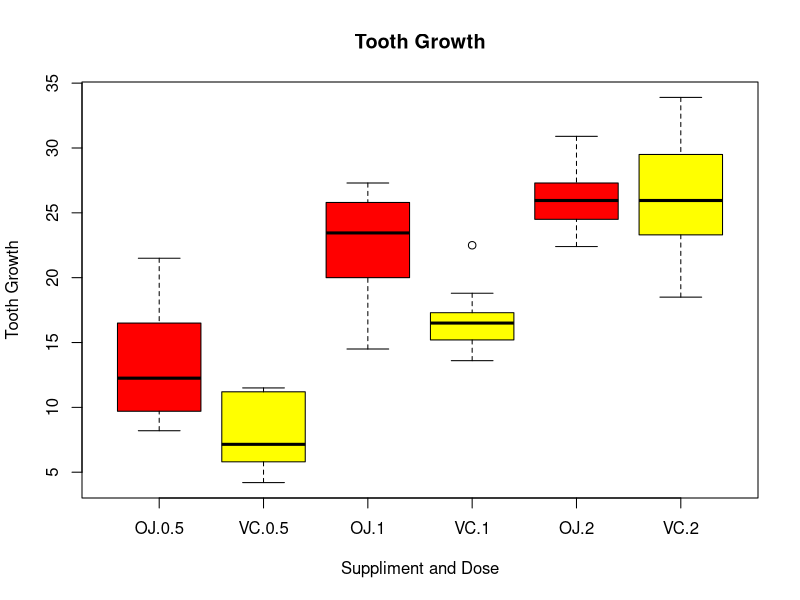

R code for this plot:
## ---- chunk 1
knitr::opts_chunk$set(echo = TRUE)
## ---- chunk 2
q=datasets::ToothGrowth
cat("Summary of the Toothgrowth data:", "\n")
summary(q)
boxplot(len~supp*dose, data=ToothGrowth, 
  col=(c("red","yellow")),
  main="Tooth Growth", xlab="Suppliment and Dose", ylab="Tooth Growth")

ToothGrowth1=subset(ToothGrowth, ToothGrowth$dose == 0.5)
ToothGrowth2=subset(ToothGrowth, ToothGrowth$dose == 1.0)
ToothGrowth3=subset(ToothGrowth, ToothGrowth$dose == 2.0)

ToothGrowth4=subset(ToothGrowth, ToothGrowth$supp == "OJ")
ToothGrowth5=subset(ToothGrowth, ToothGrowth$supp == "VC")

cat("Unpaired t test for hypothesis whether mean length of supp factor VC is equal to OJ for dosage 0.5","\n")
t.test(ToothGrowth1[ToothGrowth1$supp=="OJ",]$len,ToothGrowth1[ToothGrowth1$supp=="VC",]$len)
cat("\n")
cat("Unpaired t test for hypothesis whether mean length of supp factor VC is equal to OJ for dosage 1.0","\n")
t.test(ToothGrowth2[ToothGrowth2$supp=="OJ",]$len,ToothGrowth2[ToothGrowth2$supp=="VC",]$len)
cat("\n")
cat("Unpaired t test for hypothesis whether mean length of supp factor VC is equal to OJ for dosage 2.0","\n")
t.test(ToothGrowth3[ToothGrowth3$supp=="OJ",]$len,ToothGrowth3[ToothGrowth3$supp=="VC",]$len)
cat("\n")
cat("Unpaired t test for hypothesis whether mean length of dosage 0.5 is equal to 1 for supp OJ","\n")
t.test(ToothGrowth4[ToothGrowth4$dose==0.5,]$len,ToothGrowth4[ToothGrowth4$dose==1.00,]$len)
cat("\n")
cat("Unpaired t test for hypothesis whether mean length of dosage 0.5 is equal to 2 for supp OJ","\n")
t.test(ToothGrowth4[ToothGrowth4$dose==0.5,]$len,ToothGrowth4[ToothGrowth4$dose==2.00,]$len)
cat("\n")
cat("Unpaired t test for hypothesis whether mean length of dosage 1 is equal to 2 for supp OJ","\n")
t.test(ToothGrowth4[ToothGrowth4$dose==1,]$len,ToothGrowth4[ToothGrowth4$dose==2.00,]$len)
cat("\n")
cat("Unpaired t test for hypothesis whether mean length of dosage 0.5 is equal to 1 for supp VC","\n")
t.test(ToothGrowth5[ToothGrowth5$dose==0.5,]$len,ToothGrowth5[ToothGrowth5$dose==1.00,]$len)
cat("\n")
cat("Unpaired t test for hypothesis whether mean length of dosage 0.5 is equal to 2 for supp VC","\n")
t.test(ToothGrowth5[ToothGrowth5$dose==0.5,]$len,ToothGrowth5[ToothGrowth5$dose==2.00,]$len)
cat("\n")
cat("Unpaired t test for hypothesis whether mean length of dosage 1 is equal to 2 for supp VC","\n")
t.test(ToothGrowth5[ToothGrowth5$dose==1,]$len,ToothGrowth5[ToothGrowth5$dose==2.00,]$len)
cat("\n")
